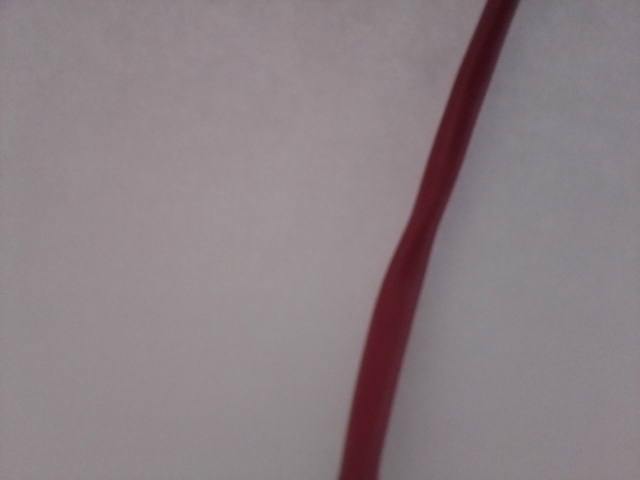
#> input picture Raspberry_MasterSPI/example_openCV_jpg_treatment/0_init.jpg, 640 x 480 px
$ python -i line.py   (imports and definitions only)
#> lines starting #> are read from the running program, lines starting #| are printed output that depends on the picture; after the words box and inside, x2 and y2 are one past the last pixel; in counts of white or black regions, pixels touching at a corner belong together
#> (the call stopped at in initSPI, `spi = spidev.SpiDev()`: spidev is not available in this run)
#> further down, picture is the input picture: shape (480, 640, 3); mean B, G, R 132.9, 128.4, 139.4
#! /usr/bin/python3

#* ************************************************************************** *#
#*                                                                            *#
#*                                                        :::      ::::::::   *#
#*   line.c                                             :+:      :+:    :+:   *#
#*                                                    +:+ +:+         +:+     *#
#*   By: boulayen                                   +#+  +:+       +#+        *#
#*        noe.boulaye@univ-grenoble-alpes.fr      +#+#+#+#+#+   +#+           *#
#*   Created: 2020/11/15 10:42:11 by nboulaye          #+#    #+#             *#
#*   Updated: 2021/01/20 09:33:42 by nboulaye         ###   ########.fr       *#
#*                                                                            *#
#* Execution:                                                                 *#
#* $>python3 line.py                                                          *#
#*                                                                            *#
#* $>python3 line.py -i # Print image: start the loop once and save the images*#
#*                                      + test different thresholds values    *#
#*                                                                            *#
#* $>python3 line.py -d # Debug: save one image by second                     *#
#*                                                                            *#
#* ************************************************************************** *#

import cv2
import sys
import time
import spidev

WIDTH = 640
HEIGHT = 480

UPPER_CROP = 379
LOWER_CROP = HEIGHT

R_W_CMD = 0
CMD_R_SLAVE = [40,41,42,43]
CMD_W_SLAVE = [43,42,41,40]

VALID_RETURN = [1,2,3,4]

SPI_MAX_SPEED = 250000
THRESHOLD = 80
DELAY = 0.01
MOTOR_MAX_SPEED = 70

def initSPI():
    print("spi init... ", end="")
    spi = spidev.SpiDev()
    spi.open(0, 1)
    spi.max_speed_hz = SPI_MAX_SPEED
    print("Done")
    return(spi)

# [41 lines left out: functions initVideoCapture, getResult, sendMotorsValues, captureFrame, test_threshold, not called in this run]

def convertFrame(frame):
    global crop_img

    rot = cv2.rotate(frame, cv2.cv2.ROTATE_90_CLOCKWISE)
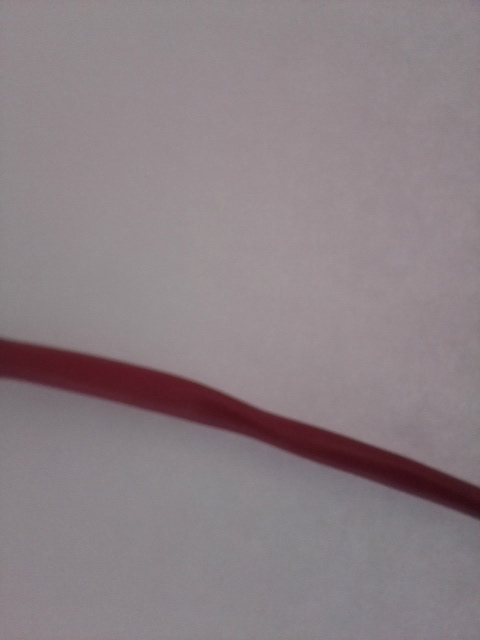
#> rot: shape (640, 480, 3); mean B, G, R 132.9, 128.4, 139.4
    crop_img = rot[UPPER_CROP:LOWER_CROP, 0:WIDTH]
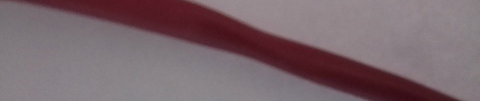
#> crop_img: shape (101, 480, 3); mean B, G, R 108.5, 102.6, 121.4
    gray = cv2.cvtColor(crop_img, cv2.COLOR_BGR2GRAY)
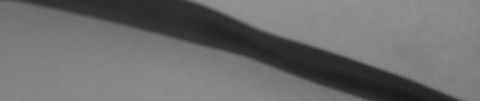
#> gray: shape (101, 480); min 25, max 146, mean 108.9
    blur = cv2.GaussianBlur(gray, (5, 5), 0)

    if print_img:
        test_threshold(blur)

    _, thresh = cv2.threshold(blur, THRESHOLD, 255, cv2.THRESH_BINARY_INV)
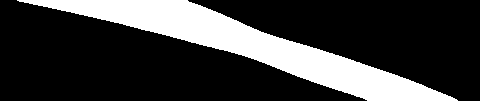
#> thresh: shape (101, 480); 23.6% white; 1 white region, box (x1, y1, x2, y2) and area: (17, 0, 458, 101) 11422
    if print_img:
        name = "img/" + str(sec)
        cv2.imwrite(name + "_1_rotate.jpg", rot)
        cv2.imwrite(name + "_2_crop.jpg", crop_img)
        cv2.imwrite(name + "_3_grey.jpg", gray)
        cv2.imwrite(name + "_4_blur.jpg", blur)
        cv2.imwrite(name + "_5_thresh.jpg", thresh)
    return (thresh)

# [28 lines left out: functions saveContourImage, saveImg, findLineCenter, not called in this run]

def computeMotorValue(spi, delta):
    sendMotorsValues(spi, (MOTOR_MAX_SPEED) / 2 + int(delta / 2), (MOTOR_MAX_SPEED) / 2 - int(delta / 2))
    time.sleep(DELAY)

def rotateRobot(spi):
    sendMotorsValues(spi, -MOTOR_MAX_SPEED / 2, MOTOR_MAX_SPEED / 2)
    time.sleep(DELAY)

# [32 lines left out: function loop, not called in this run]

def main():
    global print_img
    global dbg

    dbg = False
    print_img = False
    if (len(sys.argv) > 1) and (sys.argv[1] == '-i'):
        print_img = True
    elif (len(sys.argv) > 1) and (sys.argv[1] == '-d'):
        dbg = True
    spi = initSPI()
    loop(spi)

main()

>>> import cv2
>>> picture = cv2.imread('example_openCV_jpg_treatment/0_init.jpg')
>>> result = convertFrame(picture)

$ run again, on Raspberry_MasterSPI/example_openCV_jpg_treatment/1_crop.jpg
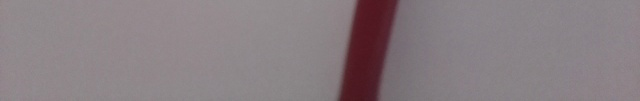
#> input picture Raspberry_MasterSPI/example_openCV_jpg_treatment/1_crop.jpg, 640 x 101 px
#> picture is the input picture: shape (101, 640, 3); mean B, G, R 130, 126, 136.3
#> in convertFrame, `gray = cv2.cvtColor(crop_img, cv2.COLOR_BGR2GRAY)`:
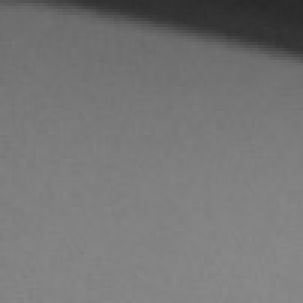
#> gray: shape (101, 101) (shown 3 times larger); min 41, max 138, mean 117.9
#> in convertFrame, `_, thresh = cv2.threshold(blur, THRESHOLD, 255, cv2.THRESH_BINARY_INV)`:
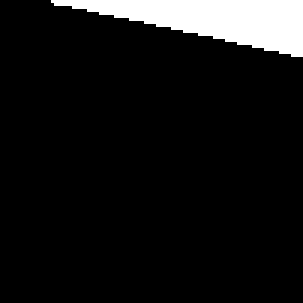
#> thresh: shape (101, 101) (shown 3 times larger); 8.3% white; 1 white region, box (x1, y1, x2, y2) and area: (17, 0, 101, 19) 846
